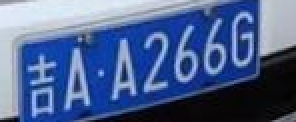
#> input picture tmp/middle_res.png, 148 x 61 px (shown 2 times larger)
$ python cut.py
#> lines starting #> are read from the running program, lines starting #| are printed output that depends on the picture; after the words box and inside, x2 and y2 are one past the last pixel; in counts of white or black regions, pixels touching at a corner belong together
# -*- coding: utf-8 -*-
"""
Created on Thu Jul 11 16:59:19 2019

@author: Administrator
"""

import numpy as np
import cv2


#根据设定的阈值和图片直方图，找出波峰，用于分隔字符
def find_waves(threshold, histogram):
	up_point = -1#上升点
	is_peak = False
	if histogram[0] > threshold:
		up_point = 0
		is_peak = True
	wave_peaks = []
	for i,x in enumerate(histogram):
		if is_peak and x < threshold:
			if i - up_point > 2:
				is_peak = False
				wave_peaks.append((up_point, i))
		elif not is_peak and x >= threshold:
			is_peak = True
			up_point = i
	if is_peak and up_point != -1 and i - up_point > 4:
		wave_peaks.append((up_point, i))
	return wave_peaks


def remove_plate_upanddown_border(card_img):
    """
    这个函数将截取到的车牌照片转化为灰度图，然后去除车牌的上下无用的边缘部分，确定上下边框
    输入： card_img是从原始图片中分割出的车牌照片
    输出: 在高度上缩小后的字符二值图片
    """
#> called with card_img = 'tmp/middle_res.png'
    plate_Arr = cv2.imread(card_img)
#> plate_Arr is the input picture: shape (61, 148, 3); mean B, G, R 145, 99.5, 78
    plate_gray_Arr = cv2.cvtColor(plate_Arr, cv2.COLOR_BGR2GRAY)
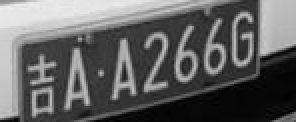
#> plate_gray_Arr: shape (61, 148) (shown 2 times larger); min 0, max 238, mean 98.2
    ret, plate_binary_img = cv2.threshold( plate_gray_Arr, 0, 255, cv2.THRESH_BINARY + cv2.THRESH_OTSU )
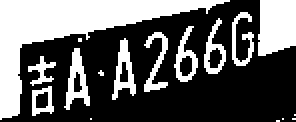
#> plate_binary_img: shape (61, 148) (shown 2 times larger); 37.8% white; 17 white regions (7 under 20 px), largest, box (x1, y1, x2, y2) and area: (0, 0, 115, 60) 1884, (129, 0, 148, 28) 469, (32, 24, 45, 55) 183
#> ret = 114
    row_histogram = np.sum(plate_binary_img, axis=1)   #数组的每一行求和
#> row_histogram = 61 values, max 33915 at index 0, min 510 at index 60, mean 14250.7
    row_min = np.min( row_histogram )
#> row_min = 510
    row_average = np.sum(row_histogram) / plate_binary_img.shape[0]
#> row_average = 14250.7
    row_threshold = (row_min + row_average) / 2
#> row_threshold = 7380.4
    wave_peaks = find_waves(row_threshold, row_histogram)
#> the loop in find_waves, `for i,x in enumerate(histogram):` made 61 passes
#> (x, is_peak) on pass 50: (5865, False)
#> x on passes 1 to 6: 33915, 33150, 32130, 31620, 30345, 29070
#> after the loop in find_waves, `for i,x in enumerate(histogram):`: is_peak = False; up_point = 0; wave_peaks = [(0, 49)]
#> wave_peaks = [(0, 49)]
    #接下来挑选跨度最大的波峰
    wave_span = 0.0
    for wave_peak in wave_peaks:
        span = wave_peak[1]-wave_peak[0]
        if span > wave_span:
            wave_span = span
            selected_wave = wave_peak
#> this loop made 1 pass
#> (span, wave_span, selected_wave) on pass 1: (49, 49, (0, 49))
#> after the loop, wave_span = 49
    plate_binary_img = plate_binary_img[selected_wave[0]:selected_wave[1], :]
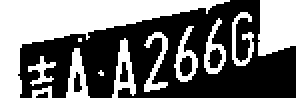
#> plate_binary_img: shape (49, 148) (shown 2 times larger); 44.5% white; 12 white regions (2 under 20 px), largest, box (x1, y1, x2, y2) and area: (0, 0, 115, 49) 1788, (129, 0, 148, 28) 469, (56, 19, 68, 49) 164
    #cv2.imshow("plate_binary_img", plate_binary_img)

    return  plate_binary_img


def distEclud (vecA, vecB):
    """
    计算两个坐标向量之间的街区距离
    """
    return np.sum(abs(vecA - vecB))

def randCent( dataSet, k):
    n = dataSet.shape[1]  #列数
    centroids = np.zeros((k,n)) #用来保存k个类的质心
    for j in range(n):
        minJ = np.min(dataSet[:,j],axis = 0)
        rangeJ = float(np.max(dataSet[:,j])) - minJ
        for i in range(k):
            centroids[i:,j] = minJ + rangeJ * (i+1)/k
    return centroids

def kMeans (dataSet,k,distMeas = distEclud, createCent=randCent):
    m = dataSet.shape[0]
    clusterAssment = np.zeros((m,2))  #这个簇分配结果矩阵包含两列，一列记录簇索引值，第二列存储误差。这里的误差是指当前点到簇质心的街区距离
    centroids = createCent(dataSet,k)
    clusterChanged = True
    while clusterChanged:
        clusterChanged = False
        for i in range(m):
            minDist = np.inf
            minIndex = -1
            for j in range(k):
                distJI = distMeas(centroids[j,:],dataSet[i,:])
                if distJI < minDist:
                    minDist = distJI
                    minIndex = j
            if clusterAssment[i,0] != minIndex:
                clusterChanged = True
            clusterAssment[i,:] = minIndex,minDist ** 2
        for cent in range(k):
            ptsInClust = dataSet[ np.nonzero(clusterAssment[:,0]==cent)[0]]
            centroids[cent,:] = np.mean(ptsInClust, axis = 0)
    return centroids , clusterAssment


def biKmeans(dataSet,k,distMeas= distEclud):
    """
    这个函数首先将所有点作为一个簇，然后将该簇一分为二。之后选择其中一个簇继续进行划分，选择哪一个簇进行划分取决于对其划分是否可以最大程度降低SSE的值。
    输入：dataSet是一个ndarray形式的输入数据集
          k是用户指定的聚类后的簇的数目
         distMeas是距离计算函数
    输出:  centList是一个包含类质心的列表，其中有k个元素，每个元素是一个元组形式的质心坐标
            clusterAssment是一个数组，第一列对应输入数据集中的每一行样本属于哪个簇，第二列是该样本点与所属簇质心的距离
    """
    m = dataSet.shape[0]
    clusterAssment =np.zeros((m,2))
    centroid0 = np.mean(dataSet,axis=0).tolist()
    centList = []
    centList.append(centroid0)
    for j in range(m):
         clusterAssment[j,1] = distMeas(np.array(centroid0),dataSet[j,:])**2
    while len(centList) <k:       #小于K个簇时
        lowestSSE = np.inf
        for i in range(len(centList)):
            ptsInCurrCluster = dataSet[np.nonzero(clusterAssment[:,0] == i)[0],:]
            centroidMat, splitClustAss = kMeans(ptsInCurrCluster,2,distMeas)
            sseSplit = np.sum(splitClustAss[:,1])
            sseNotSplit = np.sum( clusterAssment[np.nonzero(clusterAssment[:,0]!=i),1])
            if (sseSplit + sseNotSplit) < lowestSSE:         #如果满足，则保存本次划分
                bestCentTosplit = i
                bestNewCents = centroidMat
                bestClustAss = splitClustAss.copy()
                lowestSSE = sseSplit + sseNotSplit
        bestClustAss[np.nonzero(bestClustAss[:,0] ==1)[0],0] = len(centList)
        bestClustAss[np.nonzero(bestClustAss[:, 0] == 0)[0], 0] = bestCentTosplit
        centList[bestCentTosplit] = bestNewCents[0,:].tolist()
        centList.append( bestNewCents[1,:].tolist())
        clusterAssment[np.nonzero(clusterAssment[:,0] == bestCentTosplit)[0],:] = bestClustAss
    return centList, clusterAssment


def split_licensePlate_character(plate_binary_img):
    """
    此函数用来对车牌的二值图进行水平方向的切分，将字符分割出来
    输入： plate_gray_Arr是车牌的二值图，rows * cols的数组形式
    输出： character_list是由分割后的车牌单个字符图像二值图矩阵组成的列表
    """
    plate_binary_Arr = np.array ( plate_binary_img )
    row_list,col_list = np.nonzero (  plate_binary_Arr >= 255 )
#> row_list = 3225 values from 0 to 48; col_list = 3225 values, max 147 at index 132, min 0 at index 0, mean 61.28
    dataArr = np.column_stack(( col_list,row_list))   #dataArr的第一列是列索引，第二列是行索引，要注意
#> dataArr = 3225 pairs, first value 0 to 147, second value 0 to 48
    centroids, clusterAssment = biKmeans(dataArr, 7, distMeas=distEclud)
#> in biKmeans, `centroid0 = np.mean(dataSet,axis=0).tolist()`: centroid0 = [61.28, 17.77]
#> after the loop in biKmeans, `for j in range(m):`: clusterAssment = 3225 pairs, first value 0 to 0, second value 3.79 to 10709.1
#> the loop in biKmeans, `while len(centList) <k:` made 6 passes
#> after the loop in biKmeans, `while len(centList) <k:`: bestCentTosplit = 1; bestClustAss = 672 pairs, first value 1 to 6, second value 2.23 to 1356.4; bestNewCents = [[78.67, 14.84], [99.29, 21.37]]; centList = [[14.28, 9.93], [78.67, 14.84], [47.52, 7.55], [133.9, 13.82], [49.88, 36.87], [9.23, 35.66], [99.29, 21.37]]; clusterAssment = 3225 pairs, first value 0 to 6, second value 0.0539 to 1426.4
#> centroids has the same summary as centList in biKmeans
    centroids_sorted = sorted(centroids, key=lambda centroid: centroid[0])
#> centroids_sorted = [[9.23, 35.66], [14.28, 9.93], [47.52, 7.55], [49.88, 36.87], [78.67, 14.84], [99.29, 21.37], [133.9, 13.82]]
    split_list =[]
    for centroids_ in  centroids_sorted:
        i = centroids.index(centroids_)
        current_class = dataArr[np.nonzero(clusterAssment[:,0]==i)[0],:]
        x_min,y_min = np.min(current_class,axis =0 )
        x_max, y_max = np.max(current_class, axis=0)
        split_list.append([y_min, y_max,x_min,x_max])
#> this loop made 7 passes
#> (centroids_, i, x_min, y_min, x_max, y_max) on passes 1 to 7: ([9.23, 35.66], 5, 0, 21, 27, 48), ([14.28, 9.93], 0, 0, 0, 29, 21), ([47.52, 7.55], 2, 30, 0, 68, 21), ([49.88, 36.87], 4, 33, 22, 67, 48), ([78.67, 14.84], 1, 69, 0, 92, 45), ([99.29, 21.37], 6, 87, 0, 112, 40), ([133.9, 13.82], 3, 110, 0, 147, 32)
#> after the loop, split_list = [[21, 48, 0, 27], [0, 21, 0, 29], [0, 21, 30, 68], [22, 48, 33, 67], [0, 45, 69, 92], [0, 40, 87, 112], [0, 32, 110, 147]]
    character_list = []
    for i in range(len(split_list)):
        single_character_Arr = plate_binary_img[split_list[i][0]: split_list[i][1], split_list[i][2]:split_list[i][3]]
        character_list.append( single_character_Arr )
        #cv2.imshow('character'+str(i),single_character_Arr)
        cv2.imwrite("chars/"+str(i)+".jpg", single_character_Arr)
#> this loop made 7 passes
#> pass 1, in split_licensePlate_character, `single_character_Arr = plate_binary_img[split_list[i][0]: split_list[i..`:
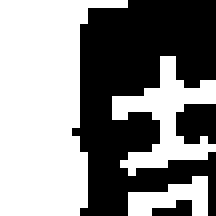
#> single_character_Arr: shape (27, 27) (shown 8 times larger); 54% white; 3 black regions (1 under 20 px), largest, box (x1, y1, x2, y2) and area: (9, 0, 27, 27) 306, (22, 13, 27, 18) 22
#> pass 2, in split_licensePlate_character, `single_character_Arr = plate_binary_img[split_list[i][0]: split_list[i..`:
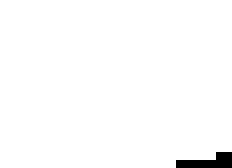
#> single_character_Arr: shape (21, 29) (shown 8 times larger); 98.5% white; black in thin lines or dots, all inside (x1, y1, x2, y2) = (22, 19, 29, 21)
#> pass 3, in split_licensePlate_character, `single_character_Arr = plate_binary_img[split_list[i][0]: split_list[i..`:
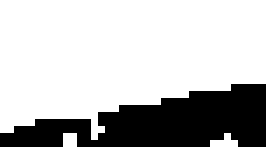
#> single_character_Arr: shape (21, 38) (shown 7 times larger); 73.9% white; 1 black region, box (x1, y1, x2, y2) and area: (0, 12, 38, 21) 208
#> after the loop, character_list = 7 items
    cv2.waitKey(0)
    cv2.destroyAllWindows()

    return character_list              #character_list中保存着每个字符的二值图数据

    ############################
    #测试用
    #print(col_histogram )
    #fig = plt.figure()
    #plt.hist( col_histogram )
    #plt.show()
    ############################

if __name__ == '__main__':
   split_licensePlate_character(remove_plate_upanddown_border('tmp/middle_res.png'))
